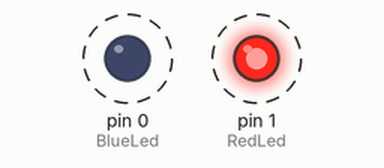
A sketch run on a simulated Arduino Mega 2560, built with avr-gcc and run on an emulated ATmega2560. On the bench: output pins drawn as LEDs (lit = HIGH). Dashed ring = blinking.

Above: at 0.5 s.
Timing chart, 0 to 4.6 s (numbered marks = the images above):
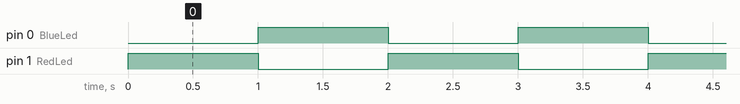

Measured:
- by itself, pin 0 (BlueLed), pin 1 (RedLed): alternates HIGH for 1.0 s and LOW for 1.0 s

The sketch:

OnBoardLEDs.ino
```cpp
/*! Programm für den Arduino Mega */

// Auf dem Auriga Board sind die LEDs an Pin 0 und 1 geklemmt und mit +5V verbunden
int BlueLed = 0;
int RedLed  = 1;

void setup() {
  pinMode( BlueLed, OUTPUT);
  pinMode( RedLed, OUTPUT);
}

void loop() {
  digitalWrite( BlueLed, LOW);  // Blau anschalten
  digitalWrite( RedLed, HIGH);  // Rot ausschalten
  delay (1000);
  digitalWrite( BlueLed, HIGH); // Blau ausschalten
  digitalWrite( RedLed, LOW);   // Rot anschalten
  delay (1000);
}
```
